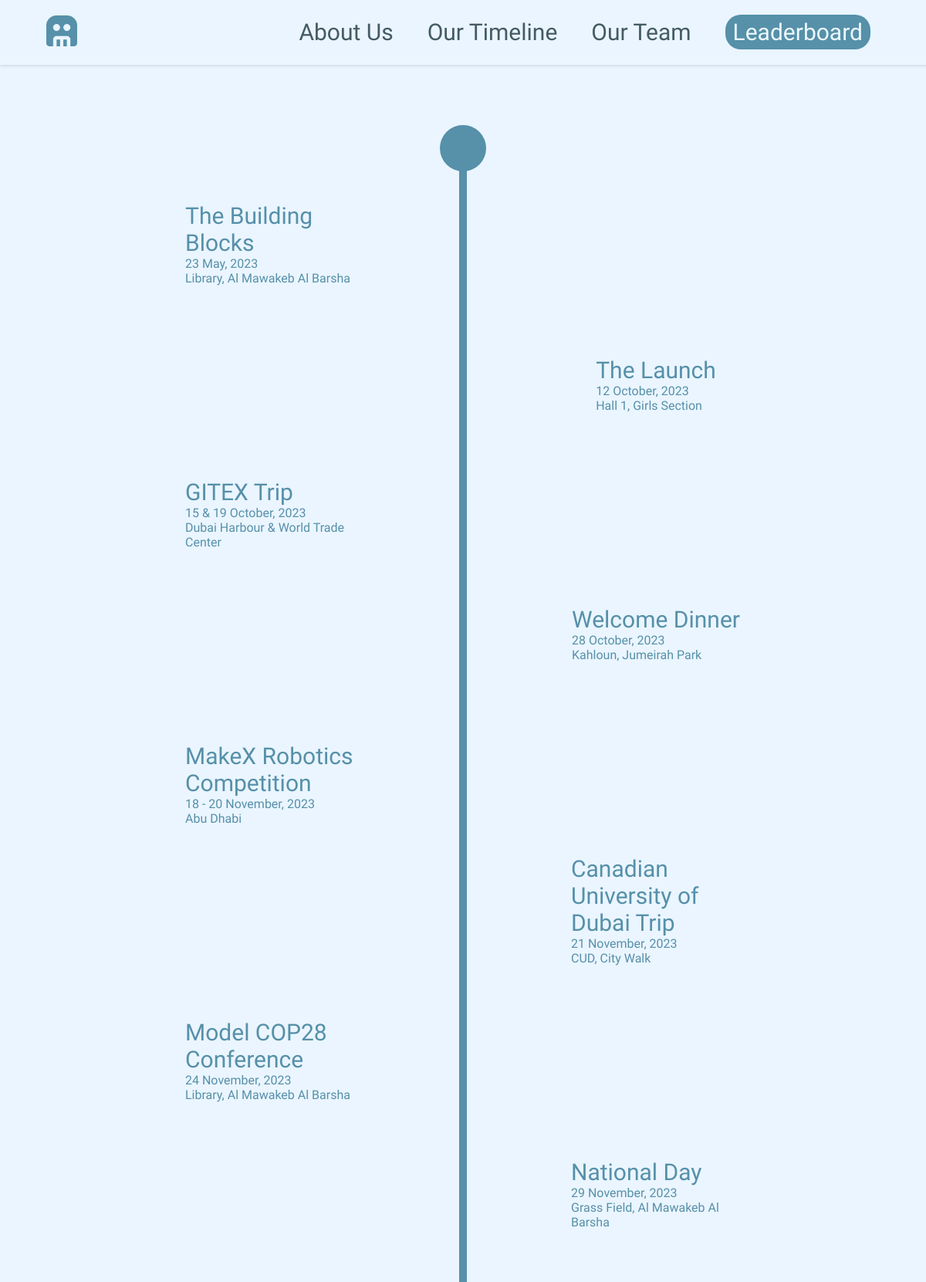
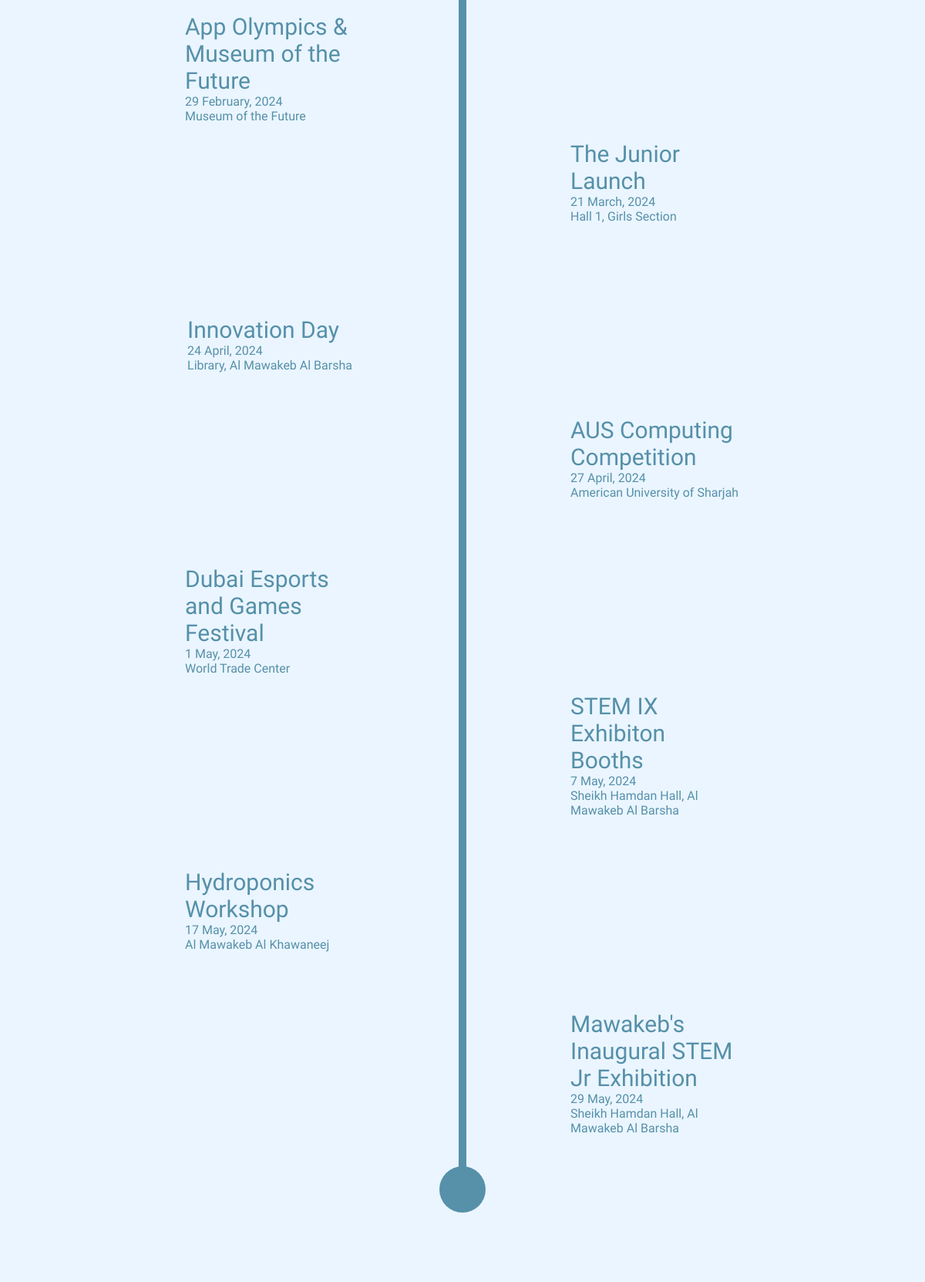
/Timeline/1/ (upper part), run on the app's committed database (2 pictures, top to bottom).
### website/models.py (models this page shows)
class Activity(models.Model):
    activity_id = models.AutoField(primary_key=True)
    activity_name = models.CharField(max_length=100)
    activity = models.TextField()
    date = models.CharField(max_length=100)
    location = models.CharField(max_length=100, null=True,blank=True)

### website/views.py (the view)
# urls.py: path('Timeline/<int:timeline_id>/', views.timelineDetail, name='timeline_detail'),
def timelineDetail(request, timeline_id):
    timeline_data = Timeline.objects.get(timeline_id=timeline_id).activities.all()
    context = {'timeline_data': timeline_data,"timelines": Timeline.objects.all()}
    return render(request, 'Timeline.html', context)

### templates/Timeline.html (shortened to what this page needs)
{% extends 'Base.html' %}
{% load static %}
{% block  style%}
<link rel="stylesheet" href="{% static 'CSS/Timeline.css' %}">
{% endblock %}
{% block content %}
<br><br><br>
<div class="fill">
    <div class="left">
        {% for entry in timeline_data %}
        {% if not entry.activity_id|divisibleby:2 %}
        <a href="/Activity/{{entry.activity_id}}">
        <div class="leftevent">
            <div class="details hover-div">
                <div class="eventname">{{ entry.activity_name }}</div>
                <div class="eventdate">{{ entry.date }}</div>
                <div class="eventdate">{{ entry.location }}</div>
            </div>
        </div>
    </a>
        {% endif %}
        {% endfor %}
    </div>
    <div class="middle">
        <div class="circle"></div>
        <div class="line"></div>
        <div class="circle"></div>
    </div>
    <div class="right">
        {% for entry in timeline_data %}
        {% if entry.activity_id|divisibleby:2 %}
        <a href="/Activity/{{entry.activity_id}}">
        <div class="leftevent">
            <div class="details hover-div">
                <div class="eventname">{{ entry.activity_name }}</div>
                <div class="eventdate">{{ entry.date }}</div>
                <div class="eventdate">{{ entry.location }}</div>
            </div>
        </div>
    </a>
        {% endif %}
        {% endfor %}
    </div>
</div>
{% endblock %}

### static/CSS/Common.css (style rules this page uses)
body { background: #EAF5FF; overflow-x: hidden; }

### static/CSS/Timeline.css (style rules this page uses)
.fill { margin: 100px 50px; position: relative; justify-content: center; flex-direction: row; gap: 20px; display: flex; }
a { text-decoration: none; }
.left { position: relative; flex-direction: column; gap: 50px; display: flex; }
.right { margin-top: 200px; position: relative; flex-direction: column; gap: 50px; display: flex; }
.middle { position: relative; flex-direction: column; display: flex; align-items: center; }
.line { margin: -10px 0; width: 10px; height: 100%; background: #5690A9; }
.circle { width: 60px; height: 60px; border-radius: 50%; background: #5690A9; flex-shrink: 0; }
.leftevent { margin: 100px 90px; position: relative; justify-content: center; flex-direction: row; gap: 20px; display: flex; }
.eventdate { color: #5690A9; text-align: left; font-size: 16px; font-family: Stick No Bills; font-weight: 300; }
.eventname { color: #5690A9; text-align: left; font-size: 30px; font-family: Stick No Bills; font-weight: 500; }
.details { max-width: 220px; }
.hover-div { position: relative; }

### data on the page
Activity: activity_name "The Building Blocks", date "23 May, 2023", location "Library, Al Mawakeb Al Barsha"
Activity: activity_name "GITEX Trip", date "15 & 19 October, 2023", location "Dubai Harbour & World Trade Center"
Activity: activity_name "MakeX Robotics Competition", date "18 - 20 November, 2023", location "Abu Dhabi"
Activity: activity_name "Model COP28 Conference", date "24 November, 2023", location "Library, Al Mawakeb Al Barsha"
Activity: activity_name "App Olympics & Museum of the Future", date "29 February, 2024", location "Museum of the Future"
Activity: activity_name "Innovation Day", date "24 April, 2024", location "Library, Al Mawakeb Al Barsha"
Activity: activity_name "Dubai Esports and Games Festival", date "1 May, 2024", location "World Trade Center"
Activity: activity_name "Hydroponics Workshop", date "17 May, 2024", location "Al Mawakeb Al Khawaneej"
Activity: activity_name "The Launch", date "12 October, 2023", location "Hall 1, Girls Section"
Activity: activity_name "Welcome Dinner", date "28 October, 2023", location "Kahloun, Jumeirah Park"
Activity: activity_name "Canadian University of Dubai Trip", date "21 November, 2023", location "CUD, City Walk"
Activity: activity_name "National Day", date "29 November, 2023", location "Grass Field, Al Mawakeb Al Barsha"
Activity: activity_name "The Junior Launch", date "21 March, 2024", location "Hall 1, Girls Section"
Activity: activity_name "AUS Computing Competition", date "27 April, 2024", location "American University of Sharjah"
Activity: activity_name "STEM IX Exhibiton Booths", date "7 May, 2024", location "Sheikh Hamdan Hall, Al Mawakeb Al Barsha"
Activity: activity_name "Mawakeb's Inaugural STEM Jr Exhibition", date "29 May, 2024", location "Sheikh Hamdan Hall, Al Mawakeb Al Barsha"
